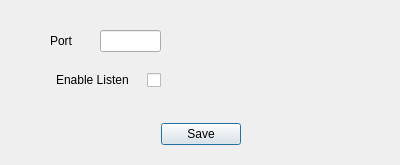
<?xml version="1.0" encoding="UTF-8"?>
<ui version="4.0">
 <class>ListenPort</class>
 <widget class="QDialog" name="ListenPort">
  <property name="geometry">
   <rect>
    <x>0</x>
    <y>0</y>
    <width>400</width>
    <height>165</height>
   </rect>
  </property>
  <property name="windowTitle">
   <string>Dialog</string>
  </property>
  <widget class="QLineEdit" name="portNo">
   <property name="geometry">
    <rect>
     <x>100</x>
     <y>30</y>
     <width>61</width>
     <height>22</height>
    </rect>
   </property>
  </widget>
  <widget class="QLabel" name="label">
   <property name="geometry">
    <rect>
     <x>50</x>
     <y>30</y>
     <width>55</width>
     <height>21</height>
    </rect>
   </property>
   <property name="text">
    <string>Port</string>
   </property>
  </widget>
  <widget class="QCheckBox" name="Enabled">
   <property name="geometry">
    <rect>
     <x>40</x>
     <y>70</y>
     <width>121</width>
     <height>20</height>
    </rect>
   </property>
   <property name="layoutDirection">
    <enum>Qt::RightToLeft</enum>
   </property>
   <property name="text">
    <string>Enable Listen    </string>
   </property>
  </widget>
  <widget class="QDialogButtonBox" name="buttonBox">
   <property name="geometry">
    <rect>
     <x>150</x>
     <y>120</y>
     <width>91</width>
     <height>28</height>
    </rect>
   </property>
   <property name="standardButtons">
    <set>QDialogButtonBox::Save</set>
   </property>
  </widget>
 </widget>
 <resources/>
 <connections/>
</ui>
